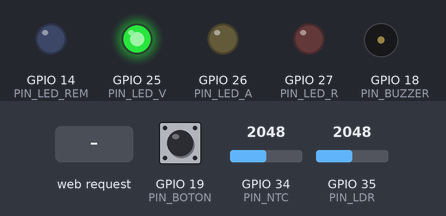
A sketch run on a simulated ESP32. On the bench: output pins drawn as LEDs (lit = HIGH), buzzer (waves = sounding). The inputs (shaded band) are chosen by the test bench; at power-on: GPIO 34 (PIN_NTC) = 2048, GPIO 19 (PIN_BOTON) HIGH, GPIO 35 (PIN_LDR) = 2048. WiFi joins after 1.5 s; servers stay silent unless stated; what the sketch prints to the serial monitor is not drawn.

Above: at 2.7 s.
2.8 s: GPIO 34 (PIN_NTC) set to 1686
5.5 s: GPIO 34 (PIN_NTC) set to 1545
At 6.4 s:
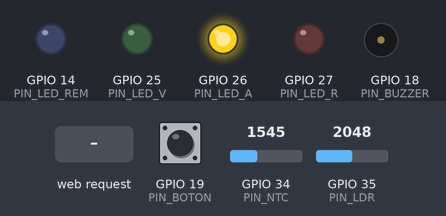
7.0 s: HTTP request GET /umbral received
At 7.8 s:
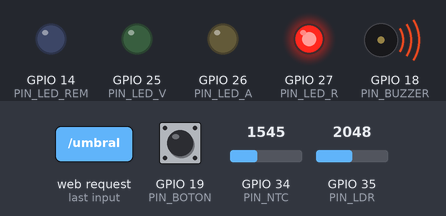
8.5 s: GPIO 19 (PIN_BOTON) pulled LOW for 0.15 s
At 9.3 s:
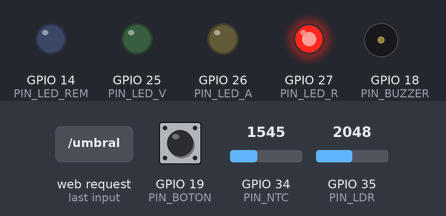
10.2 s: HTTP request GET /led?state=on received
At 10.6 s:
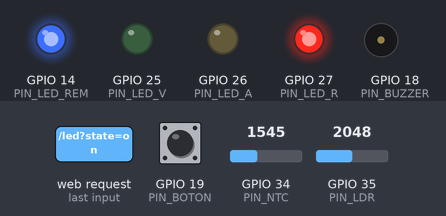
11.7 s: GPIO 34 (PIN_NTC) set to 3114
14.7 s: GPIO 34 (PIN_NTC) set to 3194
At 15.1 s:
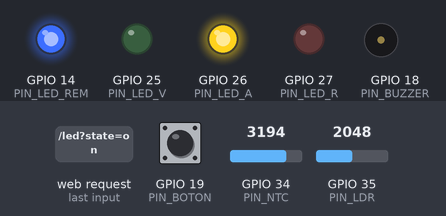
Timing chart, 0 to 17.2 s (numbered marks = the images above; inputs shaded):
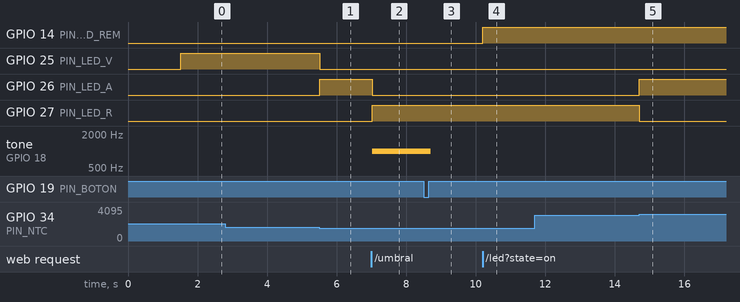

Measured:
- the behaviour switches between 1615 and 1614 on GPIO 34 (PIN_NTC) (found by bisection; images 0 and 1)
- the behaviour switches between 3156 and 3157 on GPIO 34 (PIN_NTC) (found by bisection; images 4 and 5)
- after the input at 2.8 s, every drawn part: stays the same
- after the input at 5.5 s, GPIO 25 (PIN_LED_V): HIGH → LOW at once; GPIO 26 (PIN_LED_A): LOW → HIGH at once
- after the input at 7.0 s, GPIO 26 (PIN_LED_A): HIGH → LOW at once; GPIO 27 (PIN_LED_R): LOW → HIGH at once; tone on GPIO 18 (PIN_BUZZER): silent → 1000 Hz at once
- after the input at 8.5 s, tone on GPIO 18 (PIN_BUZZER): 1000 Hz → silent after 0.20 s
- after the input at 10.2 s, GPIO 14 (PIN_LED_REM): LOW → HIGH at once
- after the input at 11.7 s, every drawn part: stays the same
- after the input at 14.7 s, GPIO 26 (PIN_LED_A): LOW → HIGH at once; GPIO 27 (PIN_LED_R): HIGH → LOW at once

The sketch:

sketch.ino
```cpp
/*
 * ============================================================
 *  PROYECTO FINAL — Estación de Monitoreo Ambiental IoT
 *  Placa: ESP32 DevKit-C v4  (simulada en Wokwi)
 *  Autor: Xólotl Gael Chávez Zamora
 * ============================================================
 *  Funcionalidad:
 *   1. Lee temperatura (sensor NTC, GPIO34) y nivel de luz
 *      (fotorresistencia LDR, GPIO35) cada 500 ms.
 *   2. Semáforo térmico con 3 LEDs:
 *        VERDE   (GPIO25) -> temperatura normal  (< umbral - 5 °C)
 *        AMARILLO(GPIO26) -> advertencia          (a 5 °C del umbral)
 *        ROJO    (GPIO27) -> alarma               (>= umbral)
 *   3. Buzzer (GPIO18) suena cuando la temperatura alcanza el
 *      umbral; se puede silenciar con el botón físico (GPIO19)
 *      o desde el dashboard web.
 *   4. LED AZUL "actuador remoto" (GPIO14) controlado únicamente
 *      desde el navegador (encender / apagar).
 *   5. SERVIDOR WEB (puerto 80) con:
 *        GET /            -> dashboard HTML responsivo
 *        GET /data        -> telemetría JSON (polling cada 1 s)
 *        GET /led?state=  -> controla el LED remoto (on/off)
 *        GET /umbral?c=   -> cambia el umbral de alarma
 *        GET /silenciar   -> silencia la alarma activa
 *  No usa librerías externas: WiFi.h y WebServer.h son parte
 *  del core de Arduino-ESP32.
 * ============================================================
 */

#include <WiFi.h>
#include <WebServer.h>
#include <math.h>

// ---------- Pines ----------
const int PIN_NTC     = 34;  // ADC1_CH6 — sensor de temperatura NTC
const int PIN_LDR     = 35;  // ADC1_CH7 — fotorresistencia (módulo, salida AO)
const int PIN_LED_V   = 25;  // LED verde   — temperatura normal
const int PIN_LED_A   = 26;  // LED amarillo— advertencia
const int PIN_LED_R   = 27;  // LED rojo    — alarma
const int PIN_LED_REM = 14;  // LED azul    — actuador remoto (web)
const int PIN_BUZZER  = 18;  // buzzer de alarma
const int PIN_BOTON   = 19;  // botón para silenciar alarma (pull-up interno)

// ---------- Red WiFi (red simulada de Wokwi) ----------
const char* WIFI_SSID = "Wokwi-GUEST";
const char* WIFI_PASS = "";

// ---------- Estado global ----------
WebServer server(80);
float tempC        = 0.0;   // temperatura actual en °C
float lux          = 0.0;   // iluminancia estimada en lux
float umbralAlarma = 40.0;  // umbral de alarma (configurable desde la web)
bool  ledRemoto    = false; // estado del LED azul controlado por web
bool  alarmaActiva = false; // true cuando temp >= umbral
bool  silenciada   = false; // alarma silenciada por el usuario
unsigned long tUltimaLectura = 0;

// ============================================================
//  LECTURA DE SENSORES
// ============================================================
// Conversión ADC -> °C para el NTC de Wokwi (Beta = 3950, R25 = 10k)
float leerTemperatura() {
  int adc = analogRead(PIN_NTC);
  if (adc <= 0) adc = 1;
  if (adc >= 4095) adc = 4094;
  const float BETA = 3950.0;
  return 1.0 / (log(1.0 / (4095.0 / adc - 1.0)) / BETA + 1.0 / 298.15) - 273.15;
}

// Conversión ADC -> lux para el módulo LDR de Wokwi
float leerLux() {
  int adc = analogRead(PIN_LDR);
  float voltaje = adc / 4095.0 * 3.3;
  if (voltaje >= 3.29) voltaje = 3.29;
  const float GAMMA = 0.7;
  const float RL10  = 50.0;
  float resistencia = 2000.0 * voltaje / (1.0 - voltaje / 3.3);
  return pow(RL10 * 1e3 * pow(10, GAMMA) / resistencia, (1.0 / GAMMA));
}

// ============================================================
//  LÓGICA DE ALARMA Y SEMÁFORO
// ============================================================
void actualizarSemaforo() {
  bool normal      = tempC < umbralAlarma - 5.0;
  bool advertencia = !normal && tempC < umbralAlarma;
  bool alarma      = tempC >= umbralAlarma;

  digitalWrite(PIN_LED_V, normal);
  digitalWrite(PIN_LED_A, advertencia);
  digitalWrite(PIN_LED_R, alarma);

  if (alarma && !alarmaActiva) {          // flanco de subida de la alarma
    alarmaActiva = true;
    silenciada   = false;
    Serial.printf("[ALARMA] Temperatura %.1f C >= umbral %.1f C\n", tempC, umbralAlarma);
  } else if (!alarma && alarmaActiva) {   // la temperatura volvió a la normalidad
    alarmaActiva = false;
    silenciada   = false;
    Serial.println("[ALARMA] Temperatura normalizada. Alarma apagada.");
  }

  // El buzzer suena solo si hay alarma y no fue silenciada
  if (alarmaActiva && !silenciada) {
    tone(PIN_BUZZER, 1000);
  } else {
    noTone(PIN_BUZZER);
  }
}

void revisarBoton() {
  // Botón con pull-up: LOW = presionado. Silencia la alarma local.
  if (digitalRead(PIN_BOTON) == LOW && alarmaActiva && !silenciada) {
    silenciada = true;
    Serial.println("[BOTON] Alarma silenciada desde el boton fisico.");
    delay(200); // anti-rebote simple
  }
}

// ============================================================
//  SERVIDOR WEB
// ============================================================
const char PAGINA[] PROGMEM = R"HTML(
<!DOCTYPE html><html lang="es"><head><meta charset="utf-8">
<meta name="viewport" content="width=device-width,initial-scale=1">
<title>Estacion IoT — ESP32</title><style>
:root{--bg:#0b1220;--card:#141d31;--ink:#eef2ff;--dim:#93a0bf;--ok:#34d399;--warn:#fbbf24;--bad:#f87171;--acc:#60a5fa}
*{box-sizing:border-box;margin:0;padding:0}
body{background:var(--bg);color:var(--ink);font-family:system-ui,Segoe UI,Roboto,sans-serif;min-height:100vh;padding:24px}
h1{font-size:22px;letter-spacing:.5px}
.sub{color:var(--dim);font-size:13px;margin:4px 0 20px}
.grid{display:grid;grid-template-columns:repeat(auto-fit,minmax(230px,1fr));gap:14px;max-width:980px}
.card{background:var(--card);border:1px solid #223052;border-radius:14px;padding:18px}
.lbl{color:var(--dim);font-size:12px;text-transform:uppercase;letter-spacing:1px}
.val{font-size:42px;font-weight:700;margin:6px 0}
.un{font-size:18px;color:var(--dim)}
.bar{height:8px;background:#0e1526;border-radius:99px;overflow:hidden;margin-top:8px}
.bar i{display:block;height:100%;background:var(--acc);width:0%;transition:width .4s}
.badge{display:inline-block;padding:4px 12px;border-radius:99px;font-size:13px;font-weight:600}
.b-ok{background:#0c2b22;color:var(--ok)}.b-warn{background:#2e2410;color:var(--warn)}.b-bad{background:#331414;color:var(--bad)}
button{cursor:pointer;border:0;border-radius:10px;padding:12px 18px;font-size:15px;font-weight:600;width:100%;margin-top:10px}
.on{background:var(--acc);color:#04101f}.off{background:#223052;color:var(--ink)}
.sil{background:var(--bad);color:#fff}
input{width:100%;padding:10px;border-radius:10px;border:1px solid #223052;background:#0e1526;color:var(--ink);font-size:16px;margin-top:8px}
footer{margin-top:22px;color:var(--dim);font-size:12px}
.dot{display:inline-block;width:8px;height:8px;border-radius:50%;background:var(--ok);margin-right:6px;animation:p 1.6s infinite}
@keyframes p{50%{opacity:.25}}
</style></head><body>
<h1>🌡️ Estación de Monitoreo Ambiental IoT</h1>
<div class="sub"><span class="dot"></span>ESP32 · Servidor web embebido · <span id="up">—</span></div>
<div class="grid">
 <div class="card"><div class="lbl">Temperatura</div>
   <div class="val"><span id="t">—</span><span class="un"> °C</span></div>
   <span id="estado" class="badge b-ok">NORMAL</span>
   <div class="bar"><i id="tb"></i></div></div>
 <div class="card"><div class="lbl">Nivel de luz</div>
   <div class="val"><span id="l">—</span><span class="un"> lx</span></div>
   <span id="ldia" class="badge b-ok">—</span>
   <div class="bar"><i id="lb"></i></div></div>
 <div class="card"><div class="lbl">Actuador remoto (LED azul)</div>
   <div class="val" id="ledtxt" style="font-size:28px">APAGADO</div>
   <button id="btn" class="on" onclick="toggleLed()">Encender LED</button></div>
 <div class="card"><div class="lbl">Umbral de alarma (°C)</div>
   <input id="u" type="number" step="1" min="0" max="80">
   <button class="off" onclick="setUmbral()">Guardar umbral</button>
   <button class="sil" onclick="fetch('/silenciar').then(rf)">🔕 Silenciar alarma</button></div>
</div>
<footer>Proyecto final — Curso de Microcontroladores · Simulación en Wokwi · GET /data devuelve la telemetría JSON</footer>
<script>
let led=false, uSet=false;
function rf(){refrescar()}
function refrescar(){fetch('/data').then(r=>r.json()).then(d=>{
 t.textContent=d.temp.toFixed(1); l.textContent=Math.round(d.lux);
 tb.style.width=Math.min(100,d.temp/80*100)+'%';
 lb.style.width=Math.min(100,Math.log10(Math.max(1,d.lux))/5*100)+'%';
 ldia.textContent=d.lux>5000?'DÍA / MUCHA LUZ':(d.lux>50?'INTERIOR':'OSCURO');
 ldia.className='badge '+(d.lux>50?'b-ok':'b-warn');
 estado.textContent=d.alarma?(d.silenciada?'ALARMA (silenciada)':'🚨 ALARMA'):(d.temp>=d.umbral-5?'ADVERTENCIA':'NORMAL');
 estado.className='badge '+(d.alarma?'b-bad':(d.temp>=d.umbral-5?'b-warn':'b-ok'));
 led=d.led; ledtxt.textContent=led?'ENCENDIDO':'APAGADO'; ledtxt.style.color=led?'#60a5fa':'';
 btn.textContent=led?'Apagar LED':'Encender LED'; btn.className=led?'off':'on';
 if(!uSet){u.value=d.umbral; uSet=true}
 up.textContent='uptime '+d.uptime+' s';
})}
function toggleLed(){fetch('/led?state='+(led?'off':'on')).then(rf)}
function setUmbral(){fetch('/umbral?c='+u.value).then(rf)}
setInterval(refrescar,1000); refrescar();
</script></body></html>
)HTML";

void handleRoot() {
  server.send_P(200, "text/html", PAGINA);
}

void handleData() {
  char json[200];
  snprintf(json, sizeof(json),
    "{\"temp\":%.1f,\"lux\":%.0f,\"led\":%s,\"umbral\":%.1f,"
    "\"alarma\":%s,\"silenciada\":%s,\"uptime\":%lu}",
    tempC, lux, ledRemoto ? "true" : "false", umbralAlarma,
    alarmaActiva ? "true" : "false", silenciada ? "true" : "false",
    millis() / 1000UL);
  server.send(200, "application/json", json);
}

void handleLed() {
  String estado = server.arg("state");
  ledRemoto = (estado == "on");
  digitalWrite(PIN_LED_REM, ledRemoto);
  Serial.printf("[WEB] LED remoto -> %s\n", ledRemoto ? "ENCENDIDO" : "APAGADO");
  server.send(200, "text/plain", ledRemoto ? "on" : "off");
}

void handleUmbral() {
  float c = server.arg("c").toFloat();
  if (c >= 0 && c <= 80) {
    umbralAlarma = c;
    Serial.printf("[WEB] Nuevo umbral de alarma: %.1f C\n", umbralAlarma);
  }
  server.send(200, "text/plain", String(umbralAlarma));
}

void handleSilenciar() {
  if (alarmaActiva) {
    silenciada = true;
    Serial.println("[WEB] Alarma silenciada desde el dashboard.");
  }
  server.send(200, "text/plain", "ok");
}

// ============================================================
//  SETUP Y LOOP
// ============================================================
void setup() {
  Serial.begin(115200);
  pinMode(PIN_LED_V, OUTPUT);
  pinMode(PIN_LED_A, OUTPUT);
  pinMode(PIN_LED_R, OUTPUT);
  pinMode(PIN_LED_REM, OUTPUT);
  pinMode(PIN_BUZZER, OUTPUT);
  pinMode(PIN_BOTON, INPUT_PULLUP);

  Serial.println("\n=============================================");
  Serial.println("  ESTACION DE MONITOREO AMBIENTAL IoT - ESP32");
  Serial.println("=============================================");
  Serial.printf("Conectando a WiFi \"%s\"", WIFI_SSID);
  WiFi.begin(WIFI_SSID, WIFI_PASS);
  while (WiFi.status() != WL_CONNECTED) {
    delay(300);
    Serial.print(".");
  }
  Serial.println(" conectado!");
  Serial.print("Direccion IP del servidor web: http://");
  Serial.println(WiFi.localIP());

  server.on("/",          handleRoot);
  server.on("/data",      handleData);
  server.on("/led",       handleLed);
  server.on("/umbral",    handleUmbral);
  server.on("/silenciar", handleSilenciar);
  server.begin();
  Serial.println("Servidor web iniciado en el puerto 80.");
  Serial.printf("Umbral de alarma inicial: %.1f C\n", umbralAlarma);
}

void loop() {
  server.handleClient();
  revisarBoton();

  if (millis() - tUltimaLectura >= 500) {
    tUltimaLectura = millis();
    tempC = leerTemperatura();
    lux   = leerLux();
    actualizarSemaforo();

    static int contador = 0;
    if (++contador >= 6) {   // log en serial cada 3 s
      contador = 0;
      Serial.printf("Temp: %5.1f C | Luz: %7.0f lx | Umbral: %.0f C | LED web: %s%s\n",
                    tempC, lux, umbralAlarma, ledRemoto ? "ON" : "OFF",
                    alarmaActiva ? (silenciada ? " | ALARMA(sil.)" : " | ALARMA!") : "");
    }
  }
}
```
